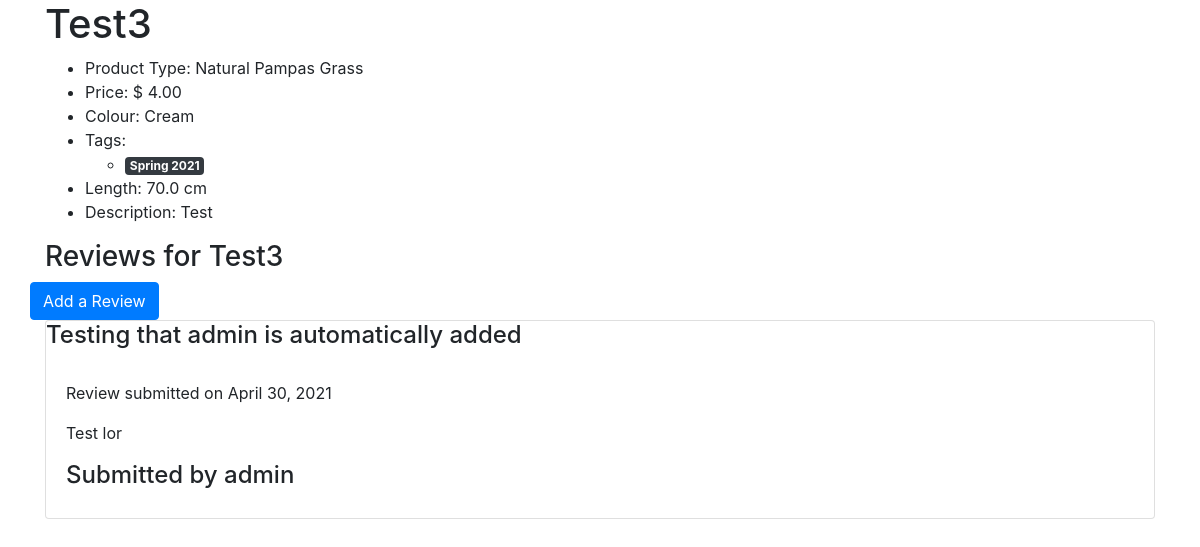
The app's page /products/product_details/1, older data.
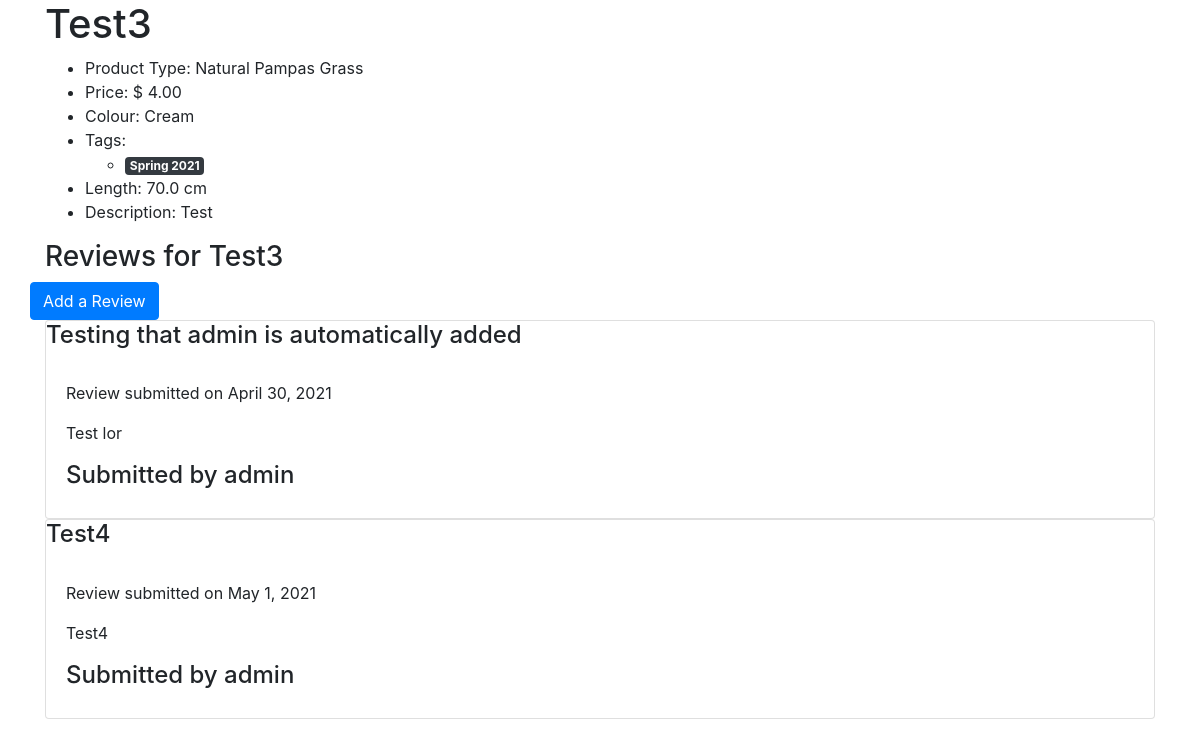
The same page, newer data.
### products/models.py (models this page shows, shortened)
class Tag(models.Model):
    name = models.CharField(blank=False, max_length=255)

### reviews/models.py (models this page shows, shortened)
class Review(models.Model):
    title = models.CharField(blank=False, max_length=255)
    content = models.TextField(blank=False)
    date = models.DateField(default=datetime.date.today)
    product = models.ForeignKey(Product, on_delete=models.CASCADE)
    owner = models.ForeignKey(User, on_delete=models.CASCADE)

### products/views.py (the view)
# urls.py: path('product_details/<product_id>', products.views.view_product_details,
def view_product_details(request, product_id):
    product = get_object_or_404(Product, pk=product_id)
    return render(request, 'products/product-details.template.html', {
        'product': product
    })

### products/models.py (called while the page is built)
    def __str__(self):
        return self.name

    def __str__(self):
        return self.name

### products/templates/products/product-details.template.html (shortened to what this page needs)
{% extends "base.template.html" %}
{% load crispy_forms_tags %}
{% load static %}
{% block content %}
<h1>{{product.name}}</h1>
<ul>
    <li>Product Type: {{product.product_type}}</li>
    <li>Price: $ {{product.price}}</li>
    <li>Colour: {{product.colour}}</li>
    <li>Tags:</li>
    <ul>
        {% for t in product.tag.all %}
        <li>
            <span class="badge badge-dark">{{t.name}}</span>
        </li>
        {% endfor %}
    </ul>
    <li>Length: {{product.length}} cm</li>
    <li>Description: {{product.desc}}</li>
</ul>
<h3>Reviews for {{ product.name }}</h3>
<div class="row">
    <a href="{% url 'create_review_route' product_id=product.id %}" class="btn btn-primary">Add a Review</a>
</div>
{% for review in product.review_set.all %}
<div class="card">
    <h4 class="card-title">{{review.title}}</h3>
        <div class="card-body">
            <p>Review submitted on {{review.date}}</p>
            <p>{{review.content}}</p>
            <h4>Submitted by {{review.owner}}</h4>
        </div>
</div>
{% endfor %}
{% endblock %}

Row changes from the older to the newer data that the page shows:
added Review: title "Test4", date "May 1, 2021", content "Test4", owner "admin"
